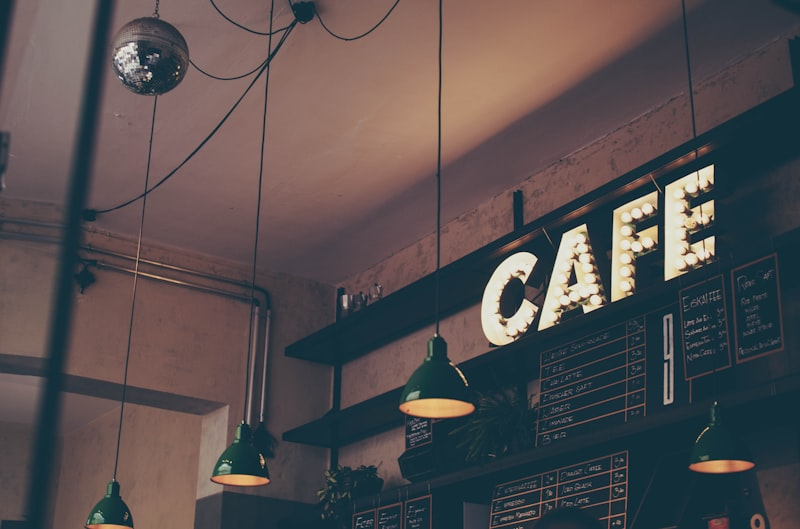
#> input picture stock_photos/cafe_1.jpg, 800 x 529 px
$ python -i research_engine.py   (imports and definitions only)
#> lines starting #> are read from the running program, lines starting #| are printed output that depends on the picture
#!/usr/bin/env python3
"""
research_engine.py
Google Gemini API (Google Search Grounding) でエリア×テーマのスポットを調査し、
構造化データ (JSON) を返すモジュール。

設計方針:
  リサーチが成立しなかった場合は ResearchUnavailable を送出する。
  架空のスポット・架空の口コミ・無関係なストック写真で「それらしい成果物」を
  作って返すことは行わない (調査レポートとしての信頼性を優先する)。
"""

import html
import ipaddress
import json
import os
import re
import socket
import unicodedata
import urllib.error
import urllib.parse
import urllib.request
from datetime import datetime
from pathlib import Path

from PIL import Image

from geocoding import geocode_address, haversine_km

# Gemini の無料枠は「モデル単位の 1 日あたりリクエスト数」で切られる
# (実測: 429 GenerateRequestsPerDayPerProjectPerModel-FreeTier)。
# そのため候補は必ず別モデルを並べ、1 モデルが枯渇しても次へ落ちるようにする。
DEFAULT_MODELS = ("gemini-flash-latest", "gemini-2.5-flash", "gemini-2.5-flash-lite")
API_BASE = "https://generativelanguage.googleapis.com/v1beta/models"
REQUEST_TIMEOUT = 60.0
MAX_OUTPUT_TOKENS = 8192
PHOTOS_PER_SPOT = 2

# 指定エリアからこの距離を超えるスポットは「別エリア」として除外する。
# 実測 (新橋を基準): 銀座 0.5km / 虎ノ門 0.7km / 六本木 2.3km / 渋谷 5.2km /
# 新宿 5.6km / 池袋 8.0km / 横浜 26km。同一・隣接と別エリアはこの値で分離できる。
AREA_MATCH_RADIUS_KM = float(os.environ.get("AREA_MATCH_RADIUS_KM", "3.0"))

# 住所が空だったスポットについて、住所だけを聞き直す追加リクエストを行うか。
# 1リクエスト増えるため、Gemini のモデル別日次上限を使い切る環境では無効化できる。
ADDRESS_BACKFILL_ENABLED = os.environ.get("ADDRESS_BACKFILL", "1") != "0"
ADDRESS_BACKFILL_MAX = int(os.environ.get("ADDRESS_BACKFILL_MAX", "20"))

# クチコミの目標件数。レポートの表示枠 (report_engine の mobile 版が reviews[:8]) に合わせる。
# 1回目の一括調査でここまで求めると JSON が maxOutputTokens で途切れてスポットごと落ちるため、
# 本調査とは別リクエストで集める (住所の backfill と同じ形)。
REVIEWS_TARGET = int(os.environ.get("REVIEWS_TARGET", "8"))
REVIEW_BACKFILL_ENABLED = os.environ.get("REVIEW_BACKFILL", "1") != "0"
REVIEW_BACKFILL_MAX = int(os.environ.get("REVIEW_BACKFILL_MAX", "20"))

# 公式サイトから OGP 画像を拾うときの制限。HTML は先頭だけ読めば meta に届く。
OG_FETCH_TIMEOUT = 5.0
OG_HTML_MAX_BYTES = 512 * 1024

# JSON として読めない応答が返ったモデルを再試行する回数 (調査 1 回あたりの合計)。
# 実測 (9/20 18:14 阿佐ヶ谷): 検索は成立していたのに '{' を含まない散文が返り、
# 同じ条件の再実行では正常な JSON が返った = 間欠的。無料枠を食い潰さないよう 1 回。
PARSE_RETRY_BUDGET = int(os.environ.get("PARSE_RETRY_BUDGET", "1"))


class ResearchUnavailable(RuntimeError):
    """調査が成立しなかった。呼び出し元は捏造せず失敗として扱うこと。"""

    def __init__(self, message: str, reasons: list[str] | None = None):
        super().__init__(message)
        self.reasons = reasons or []


# [25 lines left out: function is_public_http_url, not called in this run]


class _NoRedirect(urllib.request.HTTPRedirectHandler):
    """リダイレクト先で内部アドレスへ飛ばされるのを防ぐため、転送自体を許可しない"""

    def redirect_request(self, req, fp, code, msg, headers, newurl):
        return None


# [31 lines left out: function download_and_crop_image, not called in this run]


class _ValidatedRedirect(urllib.request.HTTPRedirectHandler):
    """転送先を毎ホップ検証する。

    公式サイトは http->https や www 付与で転送するのが普通なので、画像直取得で使う
    _NoRedirect (転送全面禁止) をページ取得に流用すると大半が取れない。かわりに
    転送先URLを1ホップずつ is_public_http_url に通し、内部アドレスへ誘導されたら止める。
    """

    # [32 lines left out: functions redirect_request, _fetch_html_head, not called in this run]


# og:image を優先し、無ければ twitter:image を使う。
_OG_IMAGE_KEYS = ("og:image", "og:image:secure_url", "og:image:url", "twitter:image", "twitter:image:src")
_META_TAG_RE = re.compile(r"<meta\b[^>]*>", re.IGNORECASE)
_META_KEY_RE = re.compile(r"(?:property|name)\s*=\s*[\"\']?\s*([a-zA-Z0-9:_-]+)", re.IGNORECASE)
_META_CONTENT_RE = re.compile(r"content\s*=\s*[\"\']([^\"\']+)[\"\']", re.IGNORECASE)


# [211 lines left out: functions fetch_og_image_url, extract_json_from_text, classify_genre, build_prompt, call_gemini, _extract_text_and_sources, not called in this run]


def _normalize_name(name: str) -> str:
    """施設名の照合用キー。全角/半角・空白・大小文字の揺れを吸収する。"""
    return unicodedata.normalize("NFKC", str(name or "")).replace(" ", "").replace("　", "").casefold()


# [78 lines left out: functions build_address_backfill_prompt, backfill_addresses, not called in this run]


def _review_key(text: str) -> str:
    """クチコミの重複判定キー。表記の揺れと空白を吸収する。"""
    return unicodedata.normalize("NFKC", str(text or "")).replace(" ", "").replace("　", "").casefold()


# [245 lines left out: functions normalize_spot_reviews, merge_reviews, build_review_backfill_prompt, backfill_reviews, _area_tokens, verify_area_match and 2 more, not called in this run]


def attach_photos(data: dict, output_dir: Path) -> int:
    """調査結果が示した実在画像URLのみを取得して添付する。取得できなければ写真なし。"""
    output_dir = Path(output_dir)
    output_dir.mkdir(parents=True, exist_ok=True)
    attached = 0
    for i, s in enumerate(data.get("spots", [])):
        urls = [u for u in (s.get("photo_urls") or []) if isinstance(u, str) and u.startswith("http")]
        origins = ["llm"] * len(urls)
        if not urls:
            # 調査応答が画像URLを返さなかった場合だけ、公式サイトの OGP 画像を候補にする
            og_url = fetch_og_image_url(s.get("url") or "")
            if og_url:
                urls, origins = [og_url], ["ogp"]
        photos = []
        slug = safe_spot_slug(s.get("id"), f"spot_{i + 1}")
        for p_idx, url in enumerate(urls[:PHOTOS_PER_SPOT]):
            target = output_dir / f"{slug}_photo_{p_idx + 1}.jpg"
            if download_and_crop_image(url, target):
                host = urllib.parse.urlparse(url).netloc
                photos.append(
                    {
                        "path": str(target),
                        "caption": f"{s.get('name', '')}（出典: {host}）",
                        "source_url": url,
                        "photo_source": origins[p_idx],
                    }
                )
        if photos:
            s["photos"] = photos
            attached += len(photos)
    return attached


# [163 lines left out: function run_autonomous_research, not called in this run]

>>> import cv2
>>> picture = cv2.imread('stock_photos/cafe_1.jpg', cv2.IMREAD_GRAYSCALE)
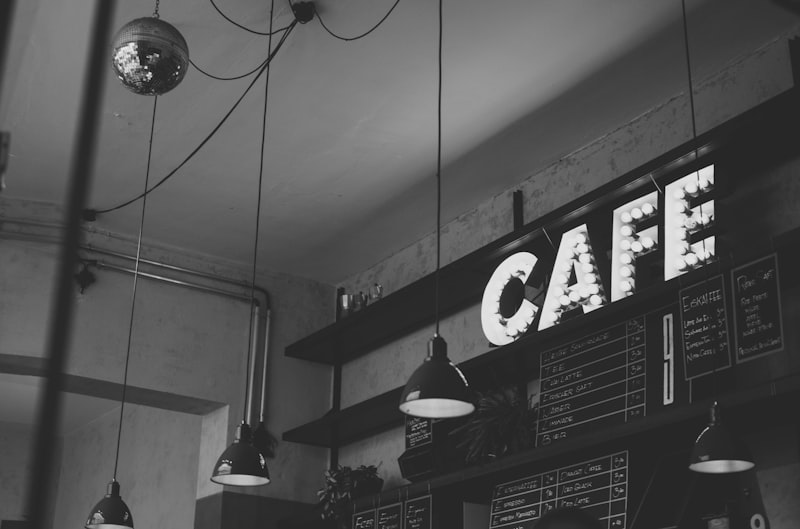
#> picture: shape (529, 800); min 2, max 243, mean 81.5
>>> result = attach_photos(picture, 'out.png')
#> (the run stopped early here; a loop or call above may not have finished)

$ run again, on stock_photos/cafe_2.jpg
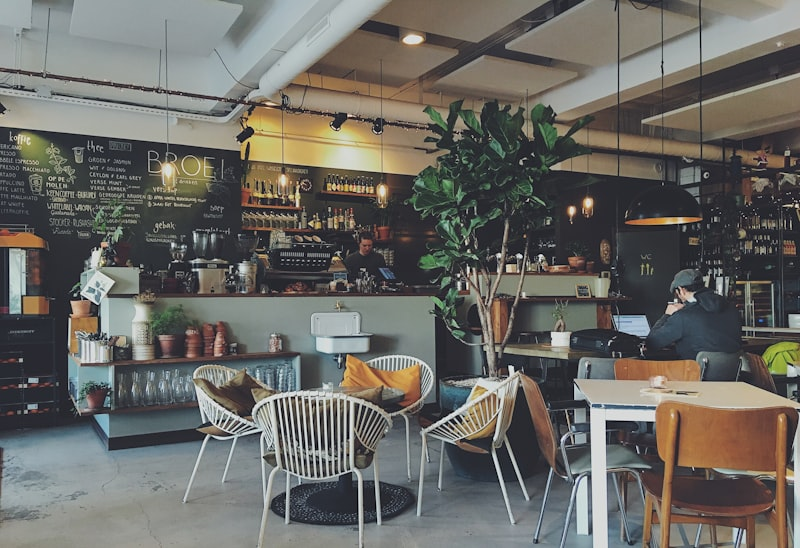
#> input picture stock_photos/cafe_2.jpg, 800 x 548 px
#> `picture = cv2.imread('stock_photos/cafe_1.jpg', cv2.IMREAD_GRAYSCALE)`:
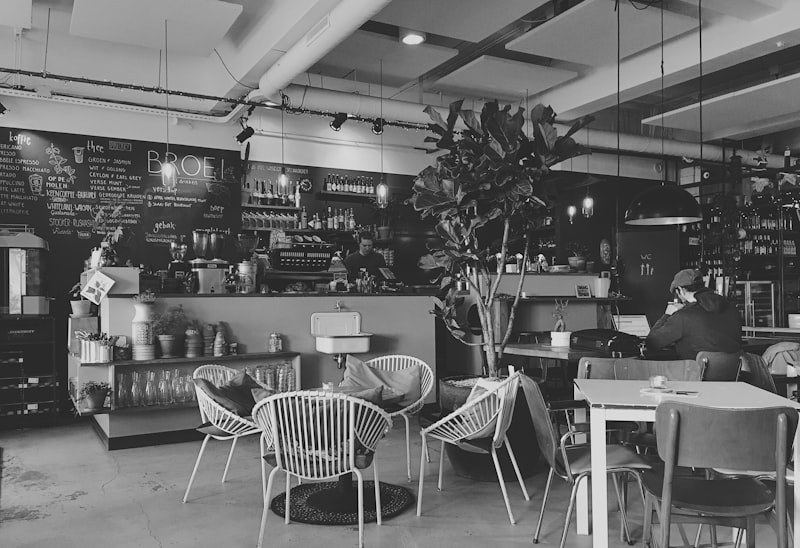
#> picture: shape (548, 800); min 0, max 244, mean 104.9

$ run again, on stock_photos/coworking_1.jpg
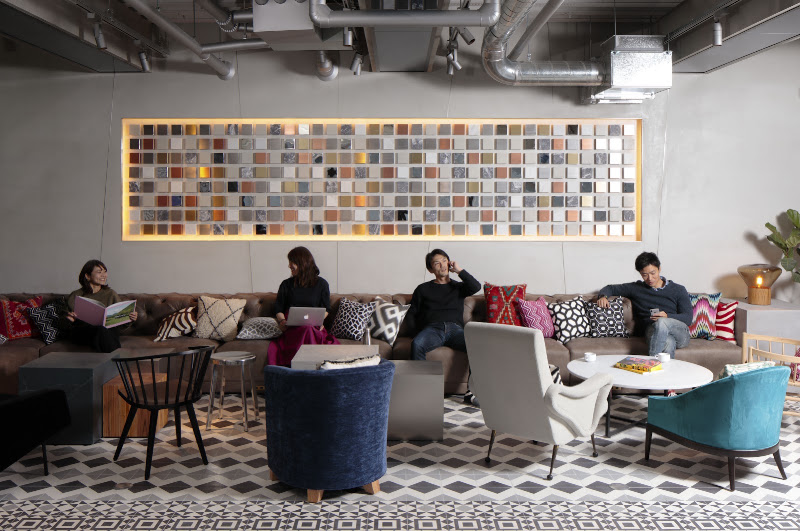
#> input picture stock_photos/coworking_1.jpg, 800 x 531 px
#> `picture = cv2.imread('stock_photos/cafe_1.jpg', cv2.IMREAD_GRAYSCALE)`:
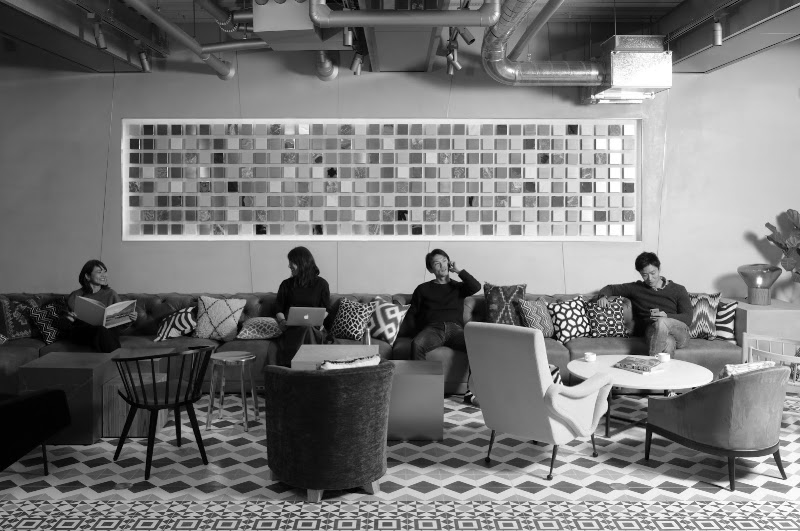
#> picture: shape (531, 800); min 0, max 255, mean 121.1

$ run again, on stock_photos/coworking_2.jpg
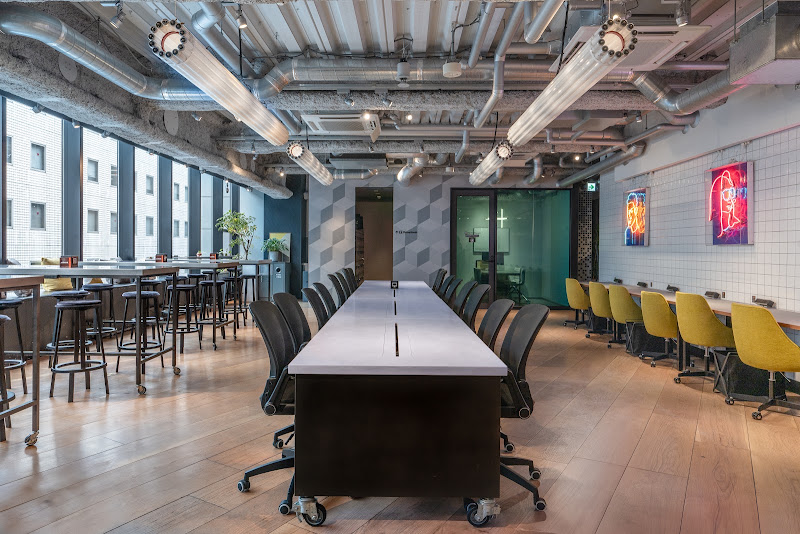
#> input picture stock_photos/coworking_2.jpg, 800 x 534 px
#> `picture = cv2.imread('stock_photos/cafe_1.jpg', cv2.IMREAD_GRAYSCALE)`:
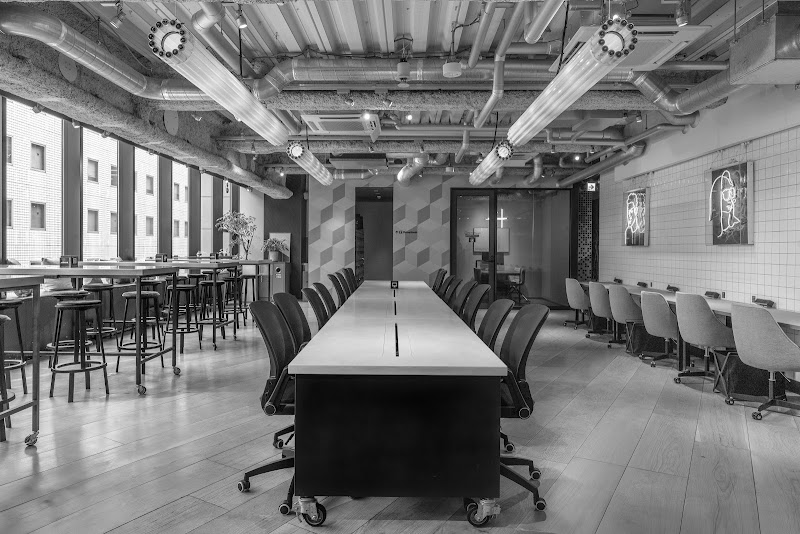
#> picture: shape (534, 800); min 0, max 255, mean 119.7
